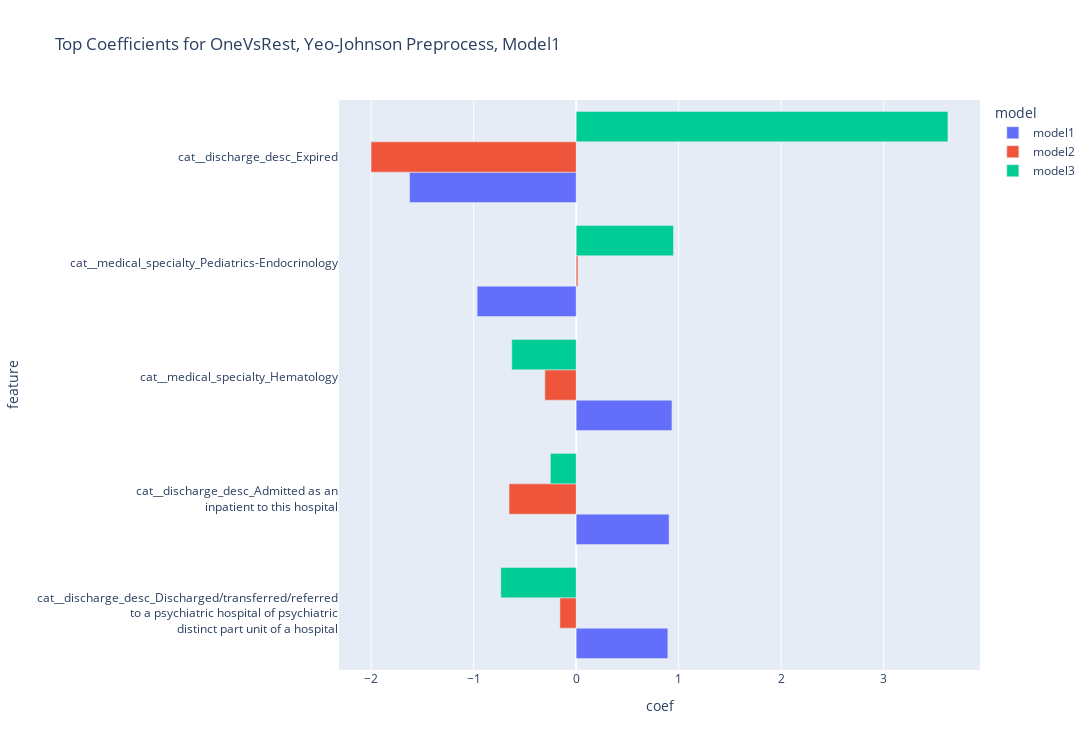

The notebook cell saved with this chart:
### Markdown cell above
### Gridsearch, OneVsRest, yeo-johnson

### Code cell
m1_top10_df = create_topn_long_coef_df_from_gs(gs=g, topn=5,
                                               sort_model="model1")

title = f"Top Coefficients for OneVsRest, Yeo-Johnson Preprocess, Model1"

fig = px.bar(data_frame=m1_top10_df, 
             y="feature", 
             x="coef", 
             color="model",
             orientation="h", 
             category_orders={"model":["model1", "model2", "model3"]},
             title=title, 
             barmode="group", 
             height=750, 
             width=1250)
fig.show()

### Figure 1 — Plotly figure (JSON) as saved in the notebook; plotly's stock layout.template omitted (floating-point values rounded to 4 significant figures)
{"data": [{"alignmentgroup": "True", "hovertemplate": "model=model1<br>coef=%{x}<br>feature=%{y}<extra></extra>", "legendgroup": "model1", "marker": {"color": "#636efa", "pattern": {"shape": ""}}, "name": "model1", "offsetgroup": "model1", "orientation": "h", "showlegend": true, "textposition": "auto", "type": "bar", "x": [0.8945, 0.9066, 0.9345, -0.966, -1.626], "xaxis": "x", "y": ["cat__discharge_desc_Discharged/transferred/referred<br> to a psychiatric hospital of psychiatric<br> distinct part unit of a hospital", "cat__discharge_desc_Admitted as an<br> inpatient to this hospital", "cat__medical_specialty_Hematology<br>", "cat__medical_specialty_Pediatrics-Endocrinology<br>", "cat__discharge_desc_Expired"], "yaxis": "y"}, {"alignmentgroup": "True", "hovertemplate": "model=model2<br>coef=%{x}<br>feature=%{y}<extra></extra>", "legendgroup": "model2", "marker": {"color": "#EF553B", "pattern": {"shape": ""}}, "name": "model2", "offsetgroup": "model2", "orientation": "h", "showlegend": true, "textposition": "auto", "type": "bar", "x": [0.01678, -0.159, -0.3058, -0.655, -2.001], "xaxis": "x", "y": ["cat__medical_specialty_Pediatrics-Endocrinology<br>", "cat__discharge_desc_Discharged/transferred/referred<br> to a psychiatric hospital of psychiatric<br> distinct part unit of a hospital", "cat__medical_specialty_Hematology<br>", "cat__discharge_desc_Admitted as an<br> inpatient to this hospital", "cat__discharge_desc_Expired"], "yaxis": "y"}, {"alignmentgroup": "True", "hovertemplate": "model=model3<br>coef=%{x}<br>feature=%{y}<extra></extra>", "legendgroup": "model3", "marker": {"color": "#00cc96", "pattern": {"shape": ""}}, "name": "model3", "offsetgroup": "model3", "orientation": "h", "showlegend": true, "textposition": "auto", "type": "bar", "x": [-0.2516, -0.6287, -0.7354, 0.9492, 3.627], "xaxis": "x", "y": ["cat__discharge_desc_Admitted as an<br> inpatient to this hospital", "cat__medical_specialty_Hematology<br>", "cat__discharge_desc_Discharged/transferred/referred<br> to a psychiatric hospital of psychiatric<br> distinct part unit of a hospital", "cat__medical_specialty_Pediatrics-Endocrinology<br>", "cat__discharge_desc_Expired"], "yaxis": "y"}], "layout": {"barmode": "group", "height": 750, "legend": {"title": {"text": "model"}, "tracegroupgap": 0}, "title": {"text": "Top Coefficients for OneVsRest, Yeo-Johnson Preprocess, Model1"}, "width": 1250, "xaxis": {"anchor": "y", "autorange": true, "domain": [0, 1], "range": [-2.314, 3.94], "title": {"text": "coef"}, "type": "linear"}, "yaxis": {"anchor": "x", "autorange": true, "domain": [0, 1], "range": [-0.5, 4.5], "title": {"text": "feature"}, "type": "category"}}}
